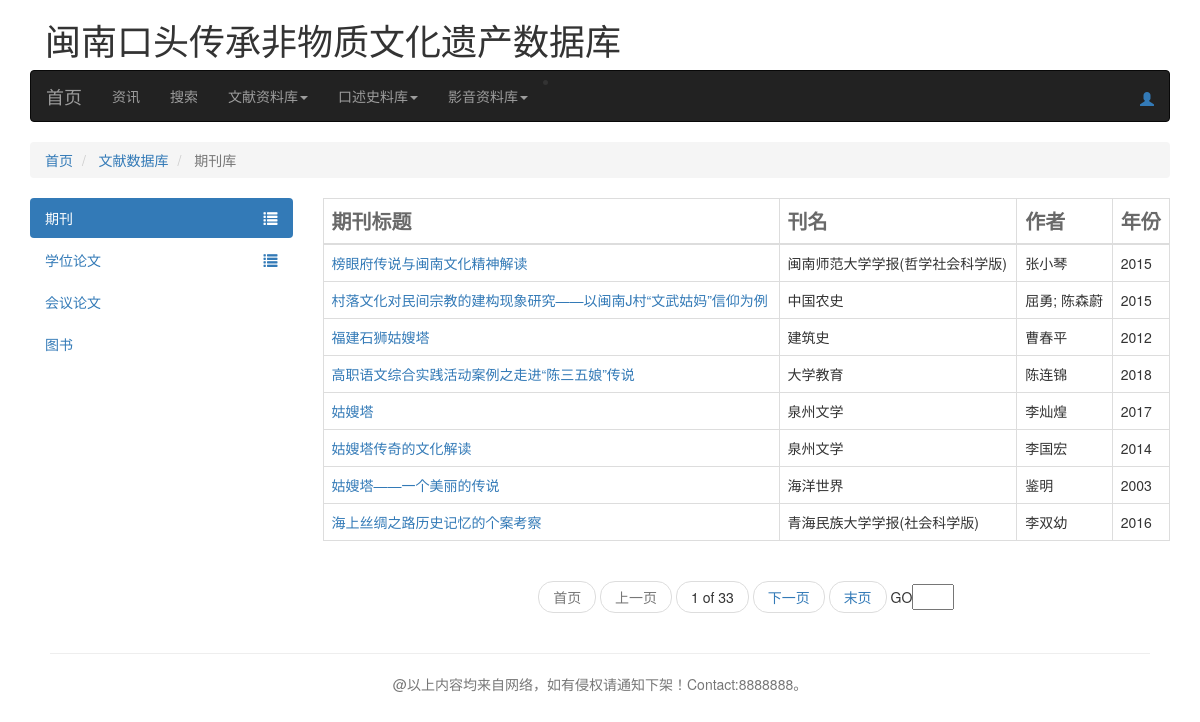
/documentdb/periodical/, run on the app's committed database.
### DocumentDB/models.py (models this page shows, shortened)
class Periodical(models.Model):
    TYPE_CHOICE = \
        (
            ('MC','民间传说'),
            ('MG','民间歌谣'),
            ('MS','民间故事'),
            ('XQ','戏曲'),
            ('YM','民间谚语（谜语）'),
            ('QT','其他'),
        )
    TypeOf = models.CharField(max_length=2,choices=TYPE_CHOICE,default='QT',verbose_name='期刊分类')
    Author = models.CharField(max_length=100,verbose_name='作者')
    Title = models.CharField(max_length=200,verbose_name='文章标题')
    Journal = models.CharField(max_length=200,verbose_name='期刊名称')
    Year = models.CharField(max_length=10,verbose_name="出版年份")
    Volume = models.CharField(max_length=10,verbose_name='第几卷')
    Issue = models.CharField(max_length=10,verbose_name='第几期')
    Pages = models.CharField(max_length=10,verbose_name='哪几页刊载')
    Memo = models.CharField(max_length=10,verbose_name='总共几页')
    Keywords = models.CharField(max_length=100,verbose_name='关键词')
    AuthorAffiliation = models.CharField(max_length=50,verbose_name='作者所属机构')
    Abstract = models.TextField(verbose_name='内容摘要')
    FilePath = models.FileField(upload_to='PERIODICALS/%Y/%m',verbose_name='上传本地期刊文件')
    UpdateTime = models.DateTimeField(auto_now=True)
    class Meta:
        ordering = ['-UpdateTime']
        verbose_name = "期刊数据表"
        verbose_name_plural = '期刊数据表'

### DocumentDB/views.py (the view)
# urls.py: path('periodical/',periodical,name='periodical'),#期刊
def periodical(request):
    list = Periodical.objects.all()
    page = request.GET.get('page')
    paginator = Paginator(list, 8)
    try:
        cur_dissertation = paginator.page(page)
    except PageNotAnInteger:
        cur_dissertation = paginator.page(1)
    except EmptyPage:
        cur_dissertation = paginator.page(paginator.num_pages)
    return render(request, 'documentdb/periodical.html', {'cur_dissertation': cur_dissertation})

### template/documentdb/periodical.html (shortened to what this page needs)
{% extends "base.html" %}
{% load staticfiles %}
{% block content %}
    <div class="container">
        <div class="row">
            <div>
                <div class="col-sm-12">
                    <ul class="breadcrumb">
				        <li>
					        <a href="{% url 'index' %}">首页</a>
				        </li>
                        <li >
                            <a href="{% url 'DocumentDB:documentdb_main' %}">文献数据库</a>
				        </li>
                        <li class="active">
                            期刊库
                        </li>
                    </ul>
                </div>
            </div>
            <div>
                <div class="col-sm-3">
                    <ul class="nav nav-pills nav-stacked">
                        <li id="left-navbar" class="active ">
                            <a href="{% url 'DocumentDB:periodical' %}">期刊
                                <span class="pull-right" style="border:none" data-toggle="collapse" data-parent="#left-navbar" href="#collapseone">
                                    <span class="glyphicon glyphicon-list "></span>
                                </span>
                            </a>
                        </li>
                        <li id="left-navbar-lw">
                            <a href="{% url 'DocumentDB:dissertation' %}">学位论文
                                <span class="pull-right" style="border:none" data-toggle="collapse" data-parent="#left-navbar-lw" href="#collapseone-lw">
                                    <span class="glyphicon glyphicon-list "></span>
                                </span>
                            </a>
                        </li>
                        <li><a href="{% url 'DocumentDB:conferencepapers' %}">会议论文</a></li>
                        <li><a href="{% url 'DocumentDB:books' %}">图书</a></li>
                    </ul>
                </div>
                <div class="col-sm-9">
                    {% block document_content %}
                        <table class="table table-bordered">
				            <thead>
					            <tr>
                                    <th>
                                        <span style="color:dimgrey;font-size:20px;">期刊标题</span>
						            </th>
                                    <th>
                                        <span style="color:dimgrey;font-size:20px;">刊名</span>
						            </th>
						            <th>
                                        <span style="color:dimgrey;font-size:20px;">作者</span>
                                    </th>
                                    <th>
                                        <span style="color:dimgrey;font-size:20px;">年份</span>
                                    </th>
                                </tr>
				            </thead>
				            <tbody>
                                {% for item in cur_dissertation %}
					                <tr class="" >
						            <td>
                                        <a href="{% url 'DocumentDB:periodical_detail'  item.id  %} " target='view_windows'>{{ item.Title }}</a>
						            </td>
                                    <td>
                                        {{ item.Journal }}
						            </td>
						            <td>
                                        {{ item.Author }}
						            </td>
						            <td>
							            {{ item.Year }}
						            </td>
					            </tr>
                                {% empty %}
                                    抱歉！暂无期刊数据
                                {% endfor %}
				            </tbody>
			            </table>
                    {% endblock %}
                </div>
            </div>
            <div>
                <div>
                    <div class="col-sm-3"></div>
                    <div class="col-sm-9">
                        {% block pagediv %}
                            <ul class="pager">
                                {% if cur_dissertation.number == 1 %}
                                    <li class="disabled">
                                        <span>首页</span>
                                    </li>
                                {% else %}
                                    <li>
                                        <a href="?page=1">首页</a>
                                    </li>
                                {% endif %}
                                {% if cur_dissertation.has_previous %}
                                    <li>
                                        <a href="?page={{ cur_dissertation.previous_page_number }}">上一页</a>
                                    </li>
                                {% else %}
                                    <li class="disabled">
                                        <span>上一页</span>
                                    </li>
                                {% endif %}
                                <li>
                                    <span>{{ cur_dissertation.number }}&nbspof&nbsp{{ cur_dissertation.paginator.num_pages }}</span>
                                </li>
                                {% if cur_dissertation.has_next %}
                                    <li>
                                        <a href="?page={{ cur_dissertation.next_page_number }}">下一页</a>
                                    </li>
                                {% else %}
                                    <li class="disabled">
                                        <span>下一页</span>
                                    </li>
                                {% endif %}
                                {% if cur_dissertation.number == cur_dissertation.paginator.num_pages %}
                                    <li class="disabled">
                                        <span>末页</span>
                                    </li>
                                {% else %}
                                    <li>
    	                                <a href="?page={{ cur_dissertation.paginator.num_pages }}">末页</a>
                                    </li>
                                {% endif %}
                                <li>
                                    GO<input type="text" size="2">
                                </li>
                            </ul>
                    {% endblock %}
                    </div>
                </div>
            </div>
        </div>
    </div>
{% endblock %}

### data on the page
Periodical: Title "榜眼府传说与闽南文化精神解读", Journal "闽南师范大学学报(哲学社会科学版)", Author "张小琴", Year "2015"
Periodical: Title "村落文化对民间宗教的建构现象研究——以闽南J村“文武姑妈”信仰为例", Journal "中国农史", Author "屈勇; 陈森蔚", Year "2015"
Periodical: Title "福建石狮姑嫂塔", Journal "建筑史", Author "曹春平", Year "2012"
Periodical: Title "高职语文综合实践活动案例之走进“陈三五娘”传说", Journal "大学教育", Author "陈连锦", Year "2018"
Periodical: Title "姑嫂塔", Journal "泉州文学", Author "李灿煌", Year "2017"
Periodical: Title "姑嫂塔传奇的文化解读", Journal "泉州文学", Author "李国宏", Year "2014"
Periodical: Title "姑嫂塔——一个美丽的传说", Journal "海洋世界", Author "鉴明", Year "2003"
Periodical: Title "海上丝绸之路历史记忆的个案考察", Journal "青海民族大学学报(社会科学版)", Author "李双幼", Year "2016"

### other printed values
{{ cur_dissertation.number }} "1"
{{ cur_dissertation.paginator.num_pages }} "33"
